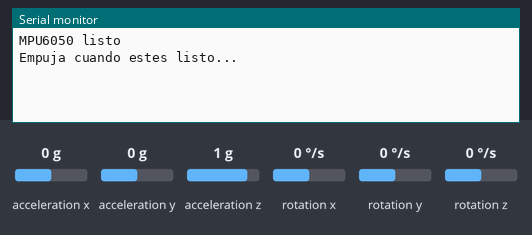
Simulated run of this sketch. Board: Arduino Uno, built with avr-gcc and run on an emulated ATmega328P. Parts: the last lines printed to the serial monitor. Inputs (shaded band) come from the test bench; at power-on: acceleration x 0 g, acceleration y 0 g, acceleration z 1 g, rotation x 0 °/s, rotation y 0 °/s, rotation z 0 °/s.

Above: at 1.2 s.
1.3 s: acceleration x set to -1.4 g
At 2.5 s:
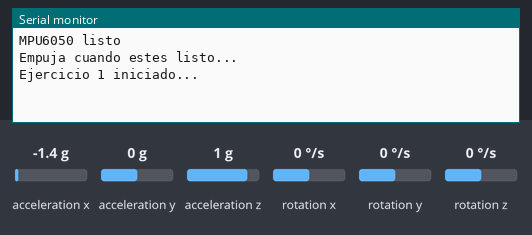
2.8 s: acceleration x set to 0 g
At 3.8 s:
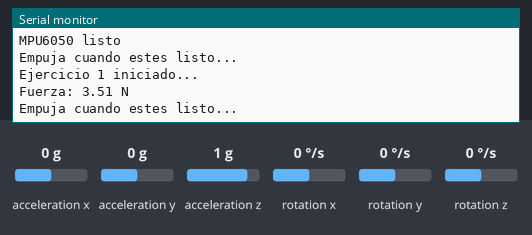
4.3 s: acceleration y set to -1.4 g
At 4.8 s:
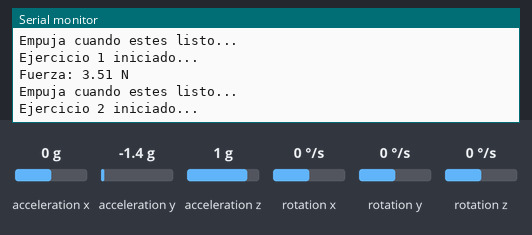

The sketch:

Fuerza_de_objeto.ino
```cpp
/*
 * PROYECTO: Fuerza de un objeto
 * PARTICIPANTES:

* - Diego Guillermo Guardado Viramontes
* - Axel Perea Pinedo
* - Valeria Carrillo Hernández
 */

#include <Wire.h>
#include <MPU6050.h>

MPU6050 mpu;

int16_t ax, ay, az;

const float MASA_KG       = 0.5;   // Ajusta según tu objeto
const float UMBRAL_INICIO = 1.15;  // g
const float UMBRAL_FIN    = 1.02;  // g
const int   MAX_EJERCICIOS = 10;

int   ejercicioActual = 0;
bool  empujando       = false;
float fuerzaAcum      = 0.0;
int   muestras        = 0;

void setup() {
  Serial.begin(115200);
  Wire.begin();
  mpu.initialize();

  if (mpu.testConnection()) {
    Serial.println("MPU6050 listo");
    Serial.println("Empuja cuando estes listo...");
  } else {
    Serial.println("Error al inicializar");
  }
}

void loop() {
  if (ejercicioActual >= MAX_EJERCICIOS) return;

  mpu.getAcceleration(&ax, &ay, &az);

  float axf = ax / 16384.0;
  float ayf = ay / 16384.0;
  float azf = az / 16384.0;

  float magnitud = sqrt(axf * axf + ayf * ayf + azf * azf);
  float aNet     = (magnitud - 1.0) * 9.81; // m/s²
  float fuerza   = MASA_KG * aNet;           // F = m × a

  // Inicio del empuje
  if (!empujando && magnitud >= UMBRAL_INICIO) {
    empujando  = true;
    fuerzaAcum = 0.0;
    muestras   = 0;
    Serial.print("Ejercicio "); Serial.print(ejercicioActual + 1);
    Serial.println(" iniciado...");
  }

  // Durante el empuje
  if (empujando) {
    fuerzaAcum += fuerza;
    muestras++;
  }

  // Fin del empuje
  if (empujando && magnitud < UMBRAL_FIN) {
    empujando = false;
    float fuerzaProm = fuerzaAcum / muestras;

    Serial.print("Fuerza: ");
    Serial.print(fuerzaProm, 2);
    Serial.println(" N");

    ejercicioActual++;

    if (ejercicioActual >= MAX_EJERCICIOS) {
      Serial.println("--- 10 ejercicios completados ---");
    } else {
      Serial.println("Empuja cuando estes listo...");
    }
  }

  delay(10);
}
```

Measured:
- after the input at 1.3 s, the serial monitor: prints a new line at once (image 1)
- after the input at 2.8 s, the serial monitor: prints a new line at once (image 2)
- after the input at 4.3 s, the serial monitor: prints a new line at once (image 3)
